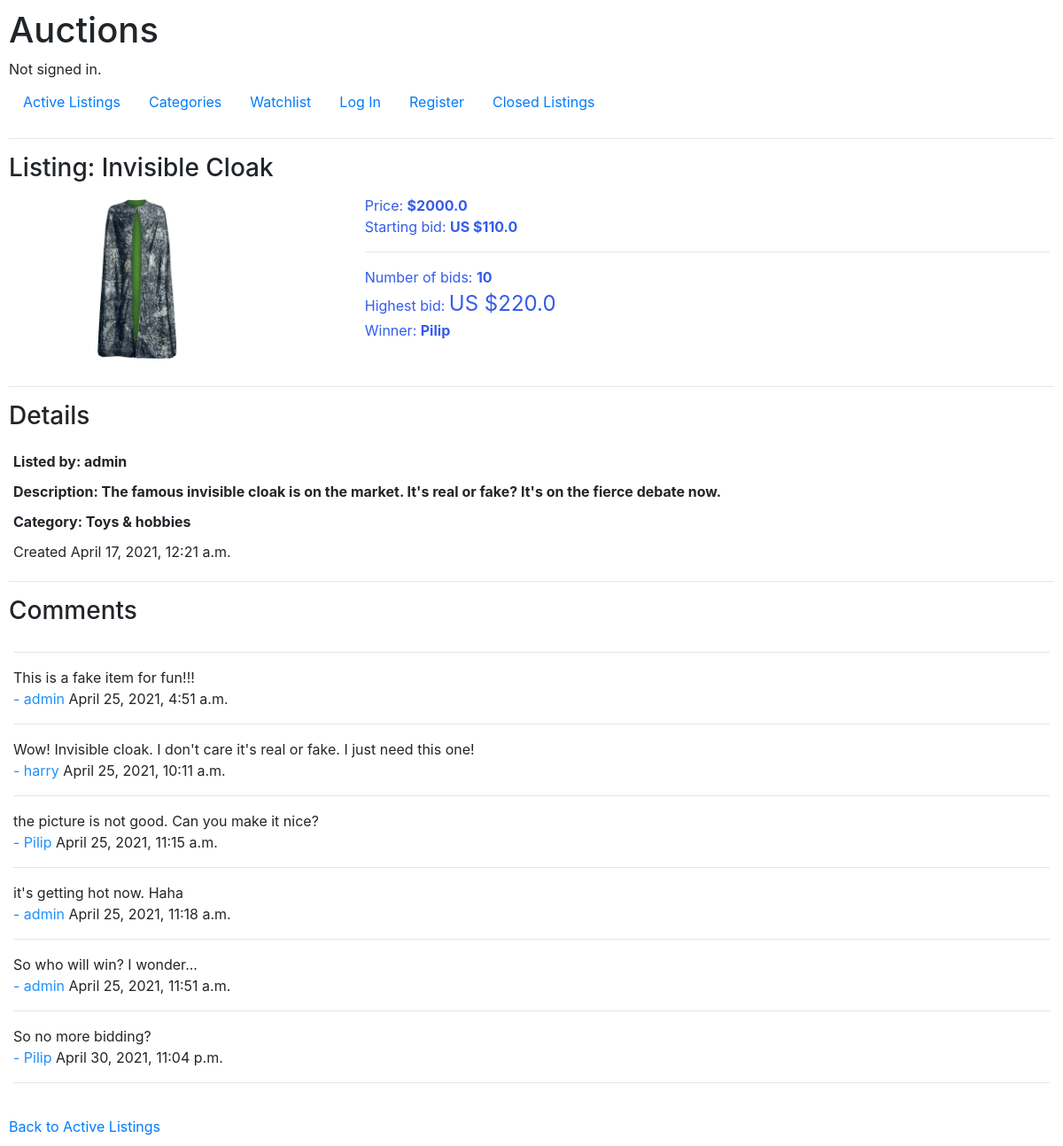
The page /closed_listing_page/1 on the database as committed earlier.
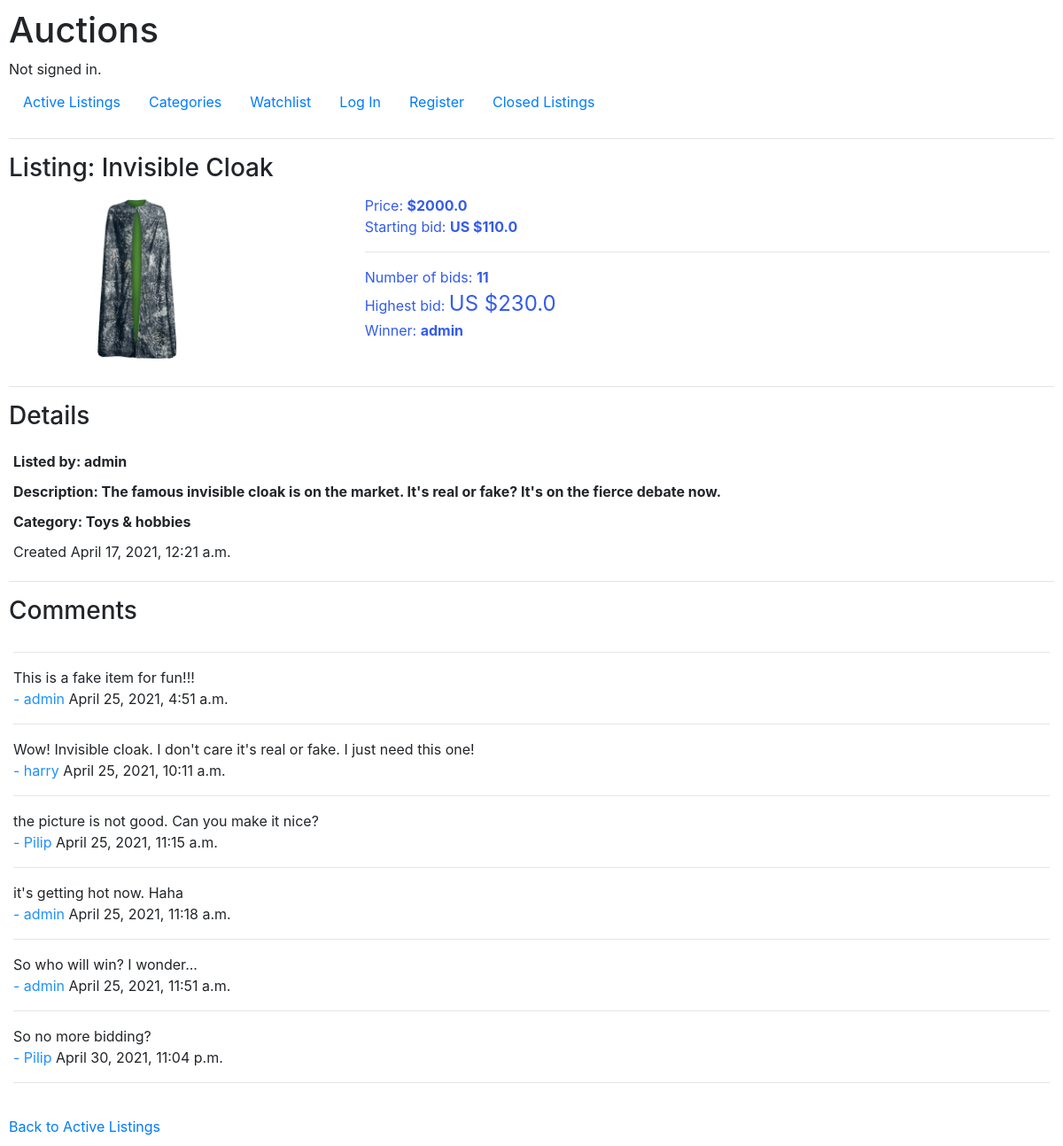
The same page on the database as committed later.
### auctions/models.py (models this page shows)
class Bid(models.Model):
    bidder = models.ForeignKey(User, on_delete=models.CASCADE, related_name="bidder")
    item = models.ForeignKey(Listing, on_delete=models.CASCADE, related_name="bidding_item")
    price = models.DecimalField(max_digits=7, decimal_places=1)
    bidding_datetime = models.DateTimeField(auto_now_add=True, blank=False)

class User(AbstractUser):
    pass

### auctions/views.py (the view)
# urls.py: path("closed_listing_page/<int:listing_id>", views.closed_listing_page, name="closed_listing_page"),
def closed_listing_page(request, listing_id):
    listing = Listing.objects.get(pk=listing_id)
    number_of_bids = Bid.objects.filter(item=listing).count()
    highest_bid = Bid.objects.filter(item=listing).order_by('-price').first()
    if number_of_bids == 0:
        winner_username = "No bidding :("
    else:
        winner_username = highest_bid.bidder.username
    comments = Comment.objects.filter(item=listing)
    return render(request, "auctions/closed_listing_page.html", {
        "listing": listing,
        "number_of_bids": number_of_bids,
        "highest_bid": highest_bid,
        "winner_username": winner_username,
        "comments": comments,
        "watchlist_count": utils.get_watchlist_count(request)
    })

### auctions/utils.py (called while the page is built)
def get_watchlist_count(request):
    listing = Listing.objects.filter(active_listing="YES")
    if request.user.is_authenticated:
        user = User.objects.get(pk=request.user.id)
        watchlist_count = Watchlist.objects.filter(watcher=user.id).count()
    else:
        watchlist_count = 0
    return str(watchlist_count)

### auctions/templates/auctions/closed_listing_page.html (shortened to what this page needs)
{% extends 'auctions/layout.html' %}
{% block body %}
    <h3>Listing: {{listing.title}}</h3>
    <div class="listing-page">
        <div class="img-in-listing">
            <ul>
                {% if listing.photo %}
                    <li><img src="{{listing.photo.url}}"></li>
                {% else %}
                    <li><img alt="No Image yet!"></li>
                {% endif %}
            </ul>
        </div>
        <div class='auction-winner'>
            <ul>
                <li>Price: <strong>${{listing.price}}</strong></li>
                <li>Starting bid: <strong>US ${{listing.starting_bid}}</strong></li>
                <hr>
                <li>Number of bids: <strong>{{number_of_bids}}</strong></li>
                <li>Highest bid: <span class="price">US ${{highest_bid.price}}</span><br> </li>
                <li>Winner: <strong>{{winner_username}}</strong></li>
            </ul>
        </div>
    </div>
    <div>
        <hr>
        <h3>Details</h3>
        <ul>
            <li class="listing-item">Listed by: {{listing.listed_by}}</li>
            <li class="listing-item">Description: {{listing.description}}</li>
            <li class="listing-item">Category: {{listing.get_category_display}}</li>
            <li class="listing-datetime">Created {{listing.listing_datetime}}</li>
        </ul>
    </div>
    <div>
        <hr><h3>Comments</h3>
        <ul>
            <hr>
            {% for comment in comments %}
                <li>{{comment.comment}}</li>
                <li><span class='author'>- {{comment.author}}</span> {{comment.created_date}}</li>
                <hr>
            {% empty %}
                <li>No comment.</li>
            {% endfor %}
        </ul>
    </div>
    <div>
        <a href="{% url 'index' %}">Back to Active Listings</a>
    </div>
{% endblock %}

Rows that differ between the two databases and show on the page:
no longer on this page (row unchanged): Bid: price "220.0"
no longer on this page (row edited): User: username "Pilip"
added Bid: price "230.0"
now on this page (row edited): User: username "admin"
Other text that changed with them:
{{ number_of_bids }}: "10" → "11"
